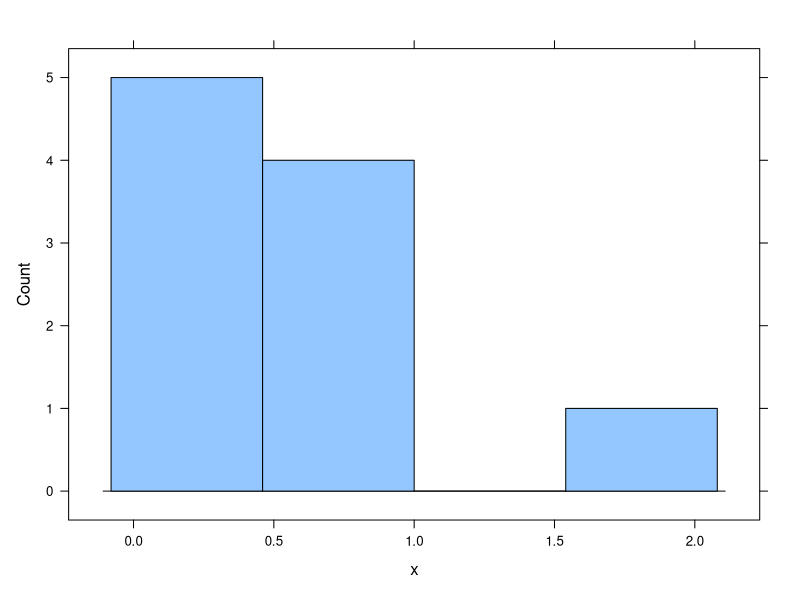

R code for this plot:
# This is not the code used to construct dmyhist.eps. I got started
# here on an effort to reproduce that and then quit. I want to make
# the bars narrower but haven't the patience.
library(latticeExtra)
x <- c(0, 1, 0, 0, 1, 1, 1, 0, 0, 2)

histogram(x, type="count")
